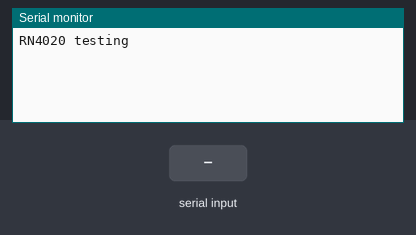
The sketch below on a simulated Arduino Uno, built with avr-gcc and run on an emulated ATmega328P. Parts: the last lines printed to the serial monitor. The test bench sets the inputs (shaded band).

Above: at 3.2 s.
3.3 s: "1" received over the second serial link
At 4.5 s:
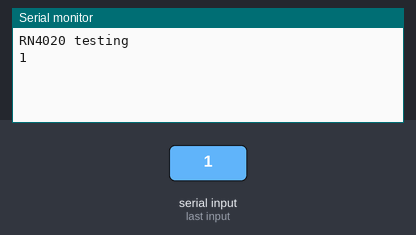
4.8 s: "0" received over the second serial link
At 5.9 s:
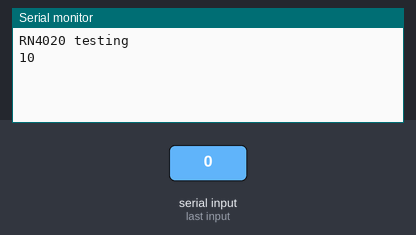

The sketch:

mrsunshine.ino
```cpp
#include <avr/sleep.h>
#include <SoftwareSerial.h>

SoftwareSerial bt(8, 9); // RX (8 has to be RX), TX

void toggle_sleep()
{
    if (digitalRead(2) == LOW) { //wakeing up
        // cancel sleep as a precaution
        sleep_disable();
        detachInterrupt (0);

    } else if (digitalRead(2) == HIGH) { // going to sleep

        // disable ADC
        ADCSRA = 0;

        set_sleep_mode (SLEEP_MODE_PWR_DOWN);
        sleep_enable();

        // Do not interrupt before we go to sleep, or the
        // ISR will detach interrupts and we won't wake.
        noInterrupts ();

        // will be called when pin D2 goes low
        attachInterrupt (0, toggle_sleep, CHANGE);
        EIFR = bit (INTF0);  // clear flag for interrupt 0

        // turn off brown-out enable in software
        // BODS must be set to one and BODSE must be set to zero within four clock cycles
        MCUCR = bit (BODS) | bit (BODSE);
        // The BODS bit is automatically cleared after three clock cycles
        MCUCR = bit (BODS);

        // We are guaranteed that the sleep_cpu call will be done
        // as the processor executes the next instruction after
        // interrupts are turned on.
        interrupts ();  // one cycle
        sleep_cpu ();   // one cycle
    }
}

void setup ()
{
    //need this to be the same as the Soft Serial
    Serial.begin(115200);
    bt.begin(115200);
    Serial.println("RN4020 testing");
    delay(1000);
    bt.print("SF,2\n");
    delay(1000);
    getResponse();
    bt.print("R,1\n");
}

void getResponse(){
    // Feed any data from bluetooth to Terminal.
    if (bt.available()){
        Serial.print((char)bt.read());
        /*
        char letter = bt.read();
        if(letter == 'U'){
            Serial.write(letter);
        }else if(letter == 'D'){
            Serial.write(letter);
        }else if(letter == 'L'){
            Serial.write(letter);
        }else if(letter == 'R'){
            Serial.write(letter);
        }
        */
    }


      // Feed all data from termial to bluetooth
    if (Serial.available()){
        bt.print((char)Serial.read());
    }
}

void loop ()
{
    // Feed any data from bluetooth to Terminal.
    if (bt.available()){
        Serial.print((char)bt.read());
        /*
        char letter = bt.read();
        if(letter == 'U'){
            Serial.write(letter);
        }else if(letter == 'D'){
            Serial.write(letter);
        }else if(letter == 'L'){
            Serial.write(letter);
        }else if(letter == 'R'){
            Serial.write(letter);
        }
        */
    }


      // Feed all data from termial to bluetooth
    if (Serial.available()){
        bt.print((char)Serial.read());
    }


    //attachInterrupt (0, toggle_sleep, CHANGE);
}
```

Measured:
- after the input at 3.3 s, the serial monitor: prints a new line at once (image 1)
- after the input at 4.8 s, the serial monitor: prints a new line at once (image 2)
